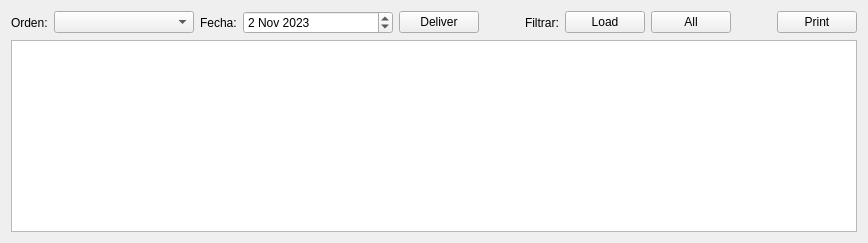
      <widget class="QWidget" name="tab_2">
       <attribute name="title">
        <string>Coupé</string>
       </attribute>
       <layout class="QGridLayout" name="gridLayout_5">
        <item row="0" column="0">
         <layout class="QVBoxLayout" name="verticalLayout_4">
          <item>
           <layout class="QHBoxLayout" name="horizontalLayout_3">
            <item>
             <widget class="QLabel" name="label_6">
              <property name="text">
               <string>Orden:</string>
              </property>
             </widget>
            </item>
            <item>
             <widget class="QComboBox" name="cmb_livre">
              <property name="minimumSize">
               <size>
                <width>140</width>
                <height>0</height>
               </size>
              </property>
             </widget>
            </item>
            <item>
             <widget class="QLabel" name="label_14">
              <property name="text">
               <string>Fecha:</string>
              </property>
             </widget>
            </item>
            <item>
             <widget class="QDateEdit" name="date_delivery">
              <property name="minimumSize">
               <size>
                <width>150</width>
                <height>0</height>
               </size>
              </property>
              <property name="dateTime">
               <datetime>
                <hour>20</hour>
                <minute>0</minute>
                <second>0</second>
                <year>2023</year>
                <month>11</month>
                <day>2</day>
               </datetime>
              </property>
             </widget>
            </item>
            <item>
             <widget class="QPushButton" name="pushButton_3">
              <property name="text">
               <string>Deliver</string>
              </property>
             </widget>
            </item>
            <item>
             <spacer name="horizontalSpacer_6">
              <property name="orientation">
               <enum>Qt::Horizontal</enum>
              </property>
              <property name="sizeHint" stdset="0">
               <size>
                <width>40</width>
                <height>20</height>
               </size>
              </property>
             </spacer>
            </item>
            <item>
             <widget class="QLabel" name="label_7">
              <property name="text">
               <string>Filtrar:</string>
              </property>
             </widget>
            </item>
            <item>
             <widget class="QPushButton" name="pushButton_32">
              <property name="text">
               <string>Load</string>
              </property>
             </widget>
            </item>
            <item>
             <widget class="QPushButton" name="pushButton_31">
              <property name="text">
               <string>All</string>
              </property>
             </widget>
            </item>
            <item>
             <spacer name="horizontalSpacer_5">
              <property name="orientation">
               <enum>Qt::Horizontal</enum>
              </property>
              <property name="sizeHint" stdset="0">
               <size>
                <width>40</width>
                <height>20</height>
               </size>
              </property>
             </spacer>
            </item>
            <item>
             <widget class="QPushButton" name="pushButton_28">
              <property name="text">
               <string>Print</string>
              </property>
             </widget>
            </item>
           </layout>
          </item>
          <item>
           <widget class="QTableView" name="table_livre">
            <property name="editTriggers">
             <set>QAbstractItemView::NoEditTriggers</set>
            </property>
           </widget>
          </item>
         </layout>
        </item>
       </layout>
      </widget>
